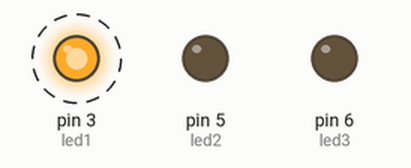
Simulated run of this sketch. Board: Arduino Uno, built with avr-gcc and run on an emulated ATmega328P. On the bench: output pins drawn as LEDs (lit = HIGH). Dashed ring = blinking.

Above: at 0.05 s.
Timing chart, 0 to 3.0 s (numbered marks = the images above):
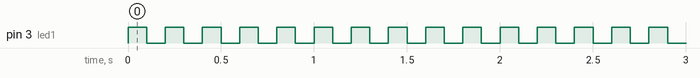

The sketch:

rgb.ino
```cpp
int led1=3;
int led2=5;
int led3=6;
void setup() {
  // put your setup code here, to run once:
  pinMode(led1,OUTPUT);
  pinMode(led2,OUTPUT);
  pinMode(led3,OUTPUT);
  Serial.begin(9600);

}

void loop() {
  // put your main code here, to run repeatedly:

  {
    digitalWrite(led1,255);
    delay(100);
    digitalWrite(led1,0);
    digitalWrite(led2,117);
    digitalWrite(led2,0);
    digitalWrite(led3,26);
    digitalWrite(led3,0);
    delay(100);


}

}
```

Measured:
- by itself, pin 3 (led1): alternates HIGH for 0.10 s and LOW for 0.10 s
